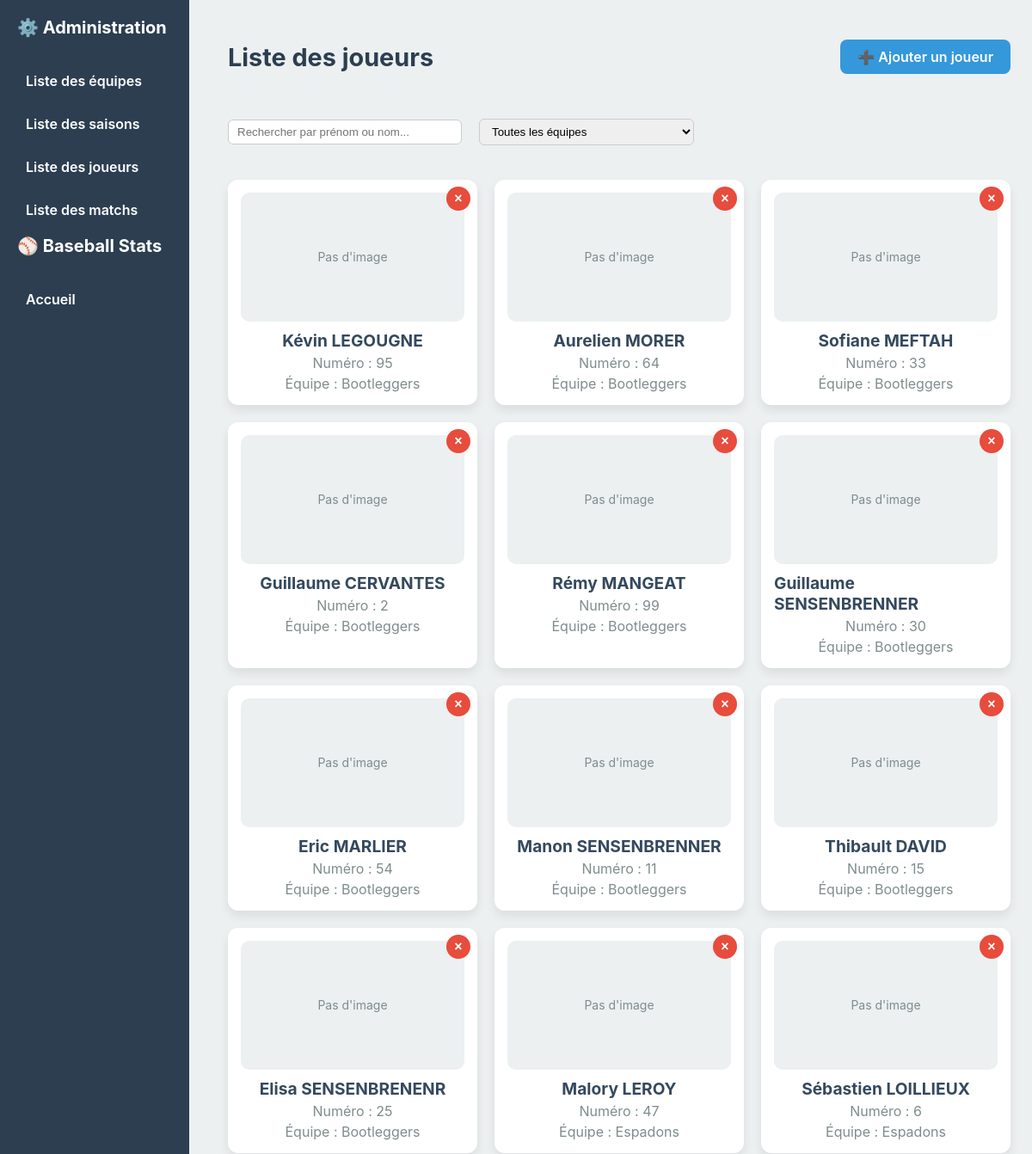
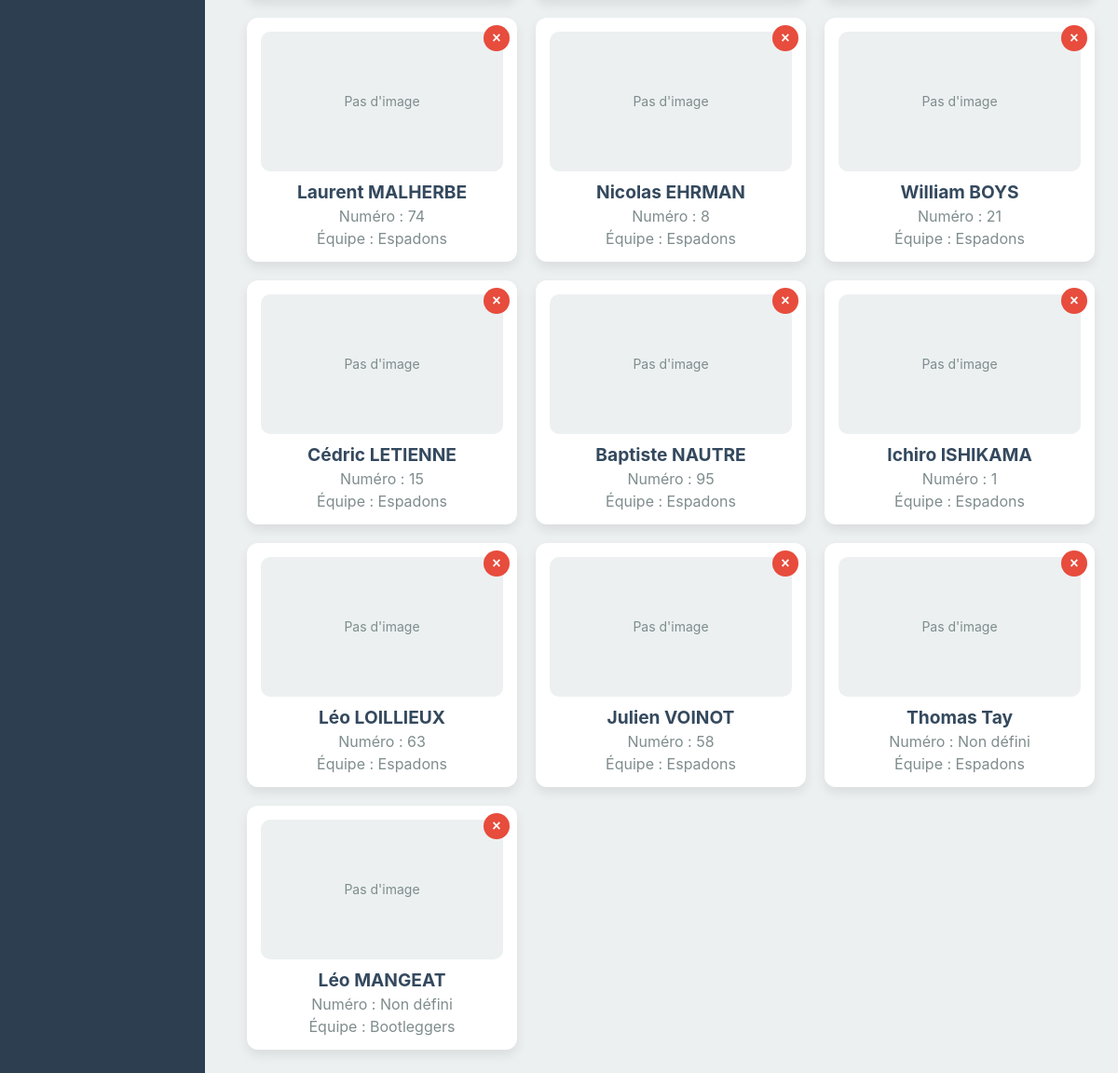
The page /players on the database its author committed (2 pictures, top to bottom).
### models/player.py (models this page shows)
class Player(db.Model):
    __tablename__ = 'player'
    id = db.Column(db.Integer, primary_key=True)
    first_name = db.Column(db.String(50), nullable=False)
    last_name = db.Column(db.String(50), nullable=False)
    number = db.Column(db.Integer)
    image_filename = db.Column(db.String(200), nullable=True)
    team_id = db.Column(db.Integer, db.ForeignKey('team.id'), nullable=False)
    team = db.relationship('Team', back_populates='players')

### models/team.py (models this page shows)
class Team(db.Model):
    __tablename__ = 'team'
    id = db.Column(db.Integer, primary_key=True)
    name = db.Column(db.String(50), nullable=False)
    city = db.Column(db.String(50))
    image = db.Column(db.String(100))
    players = db.relationship('Player', back_populates='team', cascade="all, delete-orphan")
    seasons = db.relationship('Season', secondary=season_team, back_populates='teams')

### routes/players.py (the view)
@players_bp.route('/players')
def list_players():
    q = request.args.get('q', '').strip()
    team_filter = request.args.get('team', '').strip()
    players_query = Player.query
    if q:
        players_query = players_query.filter(
            (Player.first_name.ilike(f"%{q}%")) |
            (Player.last_name.ilike(f"%{q}%"))
        )
    if team_filter:
        team = Team.query.filter_by(name=team_filter).first()
        if team:
            players_query = players_query.filter(Player.team_id == team.id)
    players = players_query.all()
    teams = Team.query.all()  # on envoie aussi la liste des équipes pour le filtre
    return render_template('admin/players/list_players.html', players=players, teams=teams)

### templates/admin/players/list_players.html (shortened to what this page needs)
{% extends "layout/menu.html" %}
{% block head %}
<link rel="stylesheet" href="{{ url_for('static', filename='css/global.css') }}">
{% endblock %}
{% block content %}
<div class="teams-header">
    <h2>Liste des joueurs</h2>
    <a href="{{ url_for('players.create_player') }}" class="btn-create">➕ Ajouter un joueur</a>
</div>
<div class="filter-container">
    <input type="text" id="search-input" placeholder="Rechercher par prénom ou nom...">
    <select id="team-filter">
        <option value="">Toutes les équipes</option>
    </select>
</div>
{% if players %}
<div class="teams-grid" id="players-grid">
    {% for player in players %}
    <div class="team-card" data-team="{{ player.team.name }}">
        <form action="{{ url_for('players.delete_player', player_id=player.id) }}"
              method="post" class="delete-form"
              onsubmit="return confirm('Voulez-vous vraiment supprimer ce joueur ?');">
            <button type="submit" class="btn-delete">&times;</button>
        </form>
        <a href="{{ url_for('players.edit_player', player_id=player.id) }}" class="team-link">
            {% if player.image_filename %}
                <img src="{{ url_for('static', filename='uploads/players/' ~ player.image_filename) }}"
                     alt="Photo joueur"
                     class="team-image"
                     style="width:100%; height:150px; object-fit:cover; border-radius:10px;">
            {% else %}
                <div class="team-image-placeholder"
                     style="width:100%; height:150px; background:#ecf0f1; border-radius:10px;
                            display:flex; align-items:center; justify-content:center;
                            color:#7f8c8d; font-size:14px;">
                    Pas d'image
                </div>
            {% endif %}
            <h3 class="player-name" style="margin-top:10px;">
                {{ player.first_name }} {{ player.last_name }}
            </h3>
            <p>Numéro : {{ player.number if player.number else 'Non défini' }}</p>
            <p>Équipe : {{ player.team.name }}</p>
        </a>
    </div>
    {% endfor %}
</div>
{% else %}
<p class="no-teams">Aucun joueur enregistré pour le moment.</p>
{% endif %}
{% endblock %}

### static/css/menu.css (style rules this page uses)
:root { --primary: #2c3e50; --secondary: #ecf0f1; --accent: #3498db; --border: #dcdcdc; }
body { font-family: "Inter", sans-serif; margin: 0; padding: 0; background: var(--secondary); display: flex; min-height: 100vh; }

### static/css/global.css (style rules this page uses)
.teams-header { display: flex; justify-content: space-between; align-items: center; margin-bottom: 30px; }
.teams-header h2 { color: #2c3e50; font-size: 1.8rem; }
.btn-create { padding: 10px 20px; background: #3498db; color: #fff; border-radius: 8px; font-weight: 600; text-decoration: none; transition: background 0.2s; }
.teams-grid { display: grid; grid-template-columns: repeat(auto-fit, minmax(220px, 1fr)); gap: 20px; }
.team-card { position: relative; border-radius: 12px; box-shadow: 0 6px 12px rgba(0,0,0,0.08); background: #fff; overflow: hidden; transition: transform 0.2s, box-shadow 0.2s; }
.delete-form { position: absolute; top: 8px; right: 8px; z-index: 10; }
.btn-delete { background: #e74c3c; border: none; color: #fff; font-weight: bold; border-radius: 50%; width: 28px; height: 28px; font-size: 16px; line-height: 24px; cursor: pointer; display: flex; align-items: center; justify-content: center; transition: background 0.2s; }
.team-link { text-decoration: none; color: inherit; display: flex; flex-direction: column; align-items: center; padding: 15px; }
.team-link h3 { margin: 0; font-size: 1.2rem; color: #34495e; }
.team-link p { margin: 4px 0 0; color: #7f8c8d; }

### templates/admin/players/list_players.html (style rules this page uses)
#search-input, #team-filter { padding: 6px 10px; width: 250px; border-radius: 6px; border: 1px solid #ccc; margin-bottom: 20px; margin-right: 10px; }
.filter-container { margin-bottom: 20px; display: flex; align-items: center; gap: 10px; }

### rows shown on the page
Player: shows "Pas d'image", first_name "Kévin", last_name "LEGOUGNE", number "95", team.name "Bootleggers"
Player: shows "Pas d'image", first_name "Aurelien", last_name "MORER", number "64", team.name "Bootleggers"
Player: shows "Pas d'image", first_name "Sofiane", last_name "MEFTAH", number "33", team.name "Bootleggers"
Player: shows "Pas d'image", first_name "Guillaume", last_name "CERVANTES", number "2", team.name "Bootleggers"
Player: shows "Pas d'image", first_name "Rémy", last_name "MANGEAT", number "99", team.name "Bootleggers"
Player: shows "Pas d'image", first_name "Guillaume", last_name "SENSENBRENNER", number "30", team.name "Bootleggers"
Player: shows "Pas d'image", first_name "Eric", last_name "MARLIER", number "54", team.name "Bootleggers"
Player: shows "Pas d'image", first_name "Manon", last_name "SENSENBRENNER", number "11", team.name "Bootleggers"
Player: shows "Pas d'image", first_name "Thibault", last_name "DAVID", number "15", team.name "Bootleggers"
Player: shows "Pas d'image", first_name "Elisa", last_name "SENSENBRENENR", number "25", team.name "Bootleggers"
Player: shows "Pas d'image", first_name "Malory", last_name "LEROY", number "47", team.name "Espadons"
Player: shows "Pas d'image", first_name "Sébastien", last_name "LOILLIEUX", number "6", team.name "Espadons"
Player: shows "Pas d'image", first_name "Laurent", last_name "MALHERBE", number "74", team.name "Espadons"
Player: shows "Pas d'image", first_name "Nicolas", last_name "EHRMAN", number "8", team.name "Espadons"
Player: shows "Pas d'image", first_name "William", last_name "BOYS", number "21", team.name "Espadons"
Player: shows "Pas d'image", first_name "Cédric", last_name "LETIENNE", number "15", team.name "Espadons"
Player: shows "Pas d'image", first_name "Baptiste", last_name "NAUTRE", number "95", team.name "Espadons"
Player: shows "Pas d'image", first_name "Ichiro", last_name "ISHIKAMA", number "1", team.name "Espadons"
Player: shows "Pas d'image", first_name "Léo", last_name "LOILLIEUX", number "63", team.name "Espadons"
Player: shows "Pas d'image", first_name "Julien", last_name "VOINOT", number "58", team.name "Espadons"
Player: shows "Pas d'image", first_name "Thomas", last_name "Tay", number "Non défini", team.name "Espadons"
Player: shows "Pas d'image", first_name "Léo", last_name "MANGEAT", number "Non défini", team.name "Bootleggers"
